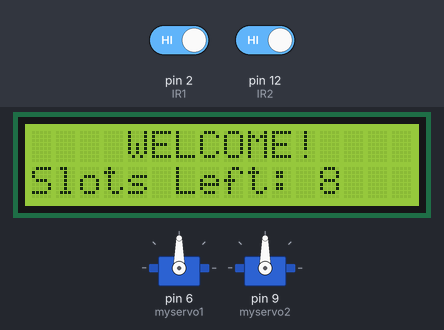
A sketch run on a simulated Arduino Uno, built with avr-gcc and run on an emulated ATmega328P. Shown: 16×2 character LCD, 2 × servo. The inputs (shaded band) are chosen by the test bench; at power-on: pin 2 (IR1) HIGH, pin 12 (IR2) HIGH.

Above: at 5.2 s.
5.3 s: pin 2 (IR1) driven LOW
At 5.79 s:
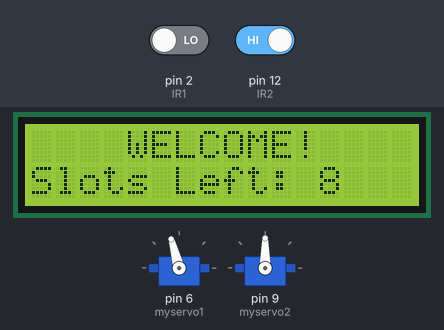
At 9.3 s:
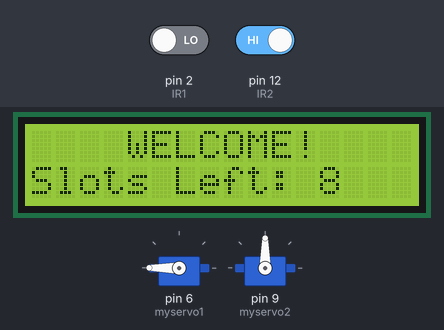
Timing chart, 0 to 10.8 s (numbered marks = the images above; inputs shaded):
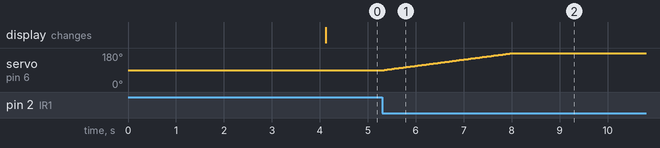

Measured:
- after the input at 5.3 s, servo on pin 6 (myservo1): moves from 90° to 180° over 2.7 s, starting after 0.05 s

The sketch:

new_fixed_sketch.ino
```cpp
// AUTOMATIC CAR PARKING SYSTEM

#include <Wire.h>
#include <Servo.h>
#include <LiquidCrystal_I2C.h>
LiquidCrystal_I2C lcd(0x27,16,2);

Servo myservo1;
Servo myservo2;
int IR1 = 2; // IR Sensor at entrance is connected to D2
int IR2 = 12; // IR Sensor at exit is connected to D12
int slots = 8; // Total number of available parking slots

// Initially, both the gates are closed
bool gate1open = false; // Entry gate
bool gate2open = false; // Exit gate

void setup() {

  // Initialise the LCD
  lcd.begin();
  lcd.backlight();

  // Pins D2 and D4 are configured as inputs
  pinMode(IR1, INPUT);
  pinMode(IR2, INPUT);

  myservo1.attach(6); // Servo at entrance is attached to D6
  myservo2.attach(9); // Servo at exit is attached to D9

  // Close both the gates
  myservo1.write(90);
  myservo2.write(90);

  // Displaying name of the project on LCD and clearing the screen
  lcd.setCursor (0,0);
  lcd.print(" AUTOMATIC CAR  ");
  lcd.setCursor (0,1);
  lcd.print(" PARKING SYSTEM ");
  delay (4000);
  lcd.clear();
}

void loop() {

  // When a car wants to exit the parking lot
  while(digitalRead(IR2) == LOW && slots >= 0 && slots < 8){

    // Slowly open the exit gate
    if(gate2open == false){
      for(int i = 90; i >= 0;i--){
        myservo2.write(i);
        delay(30);
      }
      gate2open = true;
      slots++; // Increase the number of parking slots by 1
    }

  }

  // If the exit gate is open, close it
  if(gate2open == true){
      delay(2000);
      for(int i = 0; i <= 90; i++){
        myservo2.write(i);
        delay(30);
      }
      gate2open = false;
    }

  // When a car wants to enter the parking lot and parking slots are available
  while(digitalRead(IR1) == LOW && slots > 0 && slots <= 8){

    // Slowly open the entry gate
    if(gate1open == false){
      for(int i = 90; i <= 180; i++){
        myservo1.write(i);
        delay(30);
      }
      gate1open = true;
      slots--; // Decrease the number of parking slots by 1
    }

  }

    // If the entry gate is open, close it
    if(gate1open == true){
      delay(2000);
      for(int i = 180; i >= 90; i--){
        myservo1.write(i);
        delay(30);
      }
      gate1open = false;
    }

    // Display the number of available parking slots on the LCD Screen
    if(slots > 0){
      lcd.setCursor (0,0);
      lcd.print("    WELCOME!    ");
      lcd.setCursor (0,1);
      lcd.print("Slots Left: ");
      lcd.print(slots);
    }

    // If there is no space available, show a message that the parking is full
    else{
      lcd.setCursor (0,0);
      lcd.print("    SORRY :(    ");
      lcd.setCursor (0,1);
      lcd.print("  Parking Full  ");
      delay (3000);
      lcd.clear();
    }

}
```
